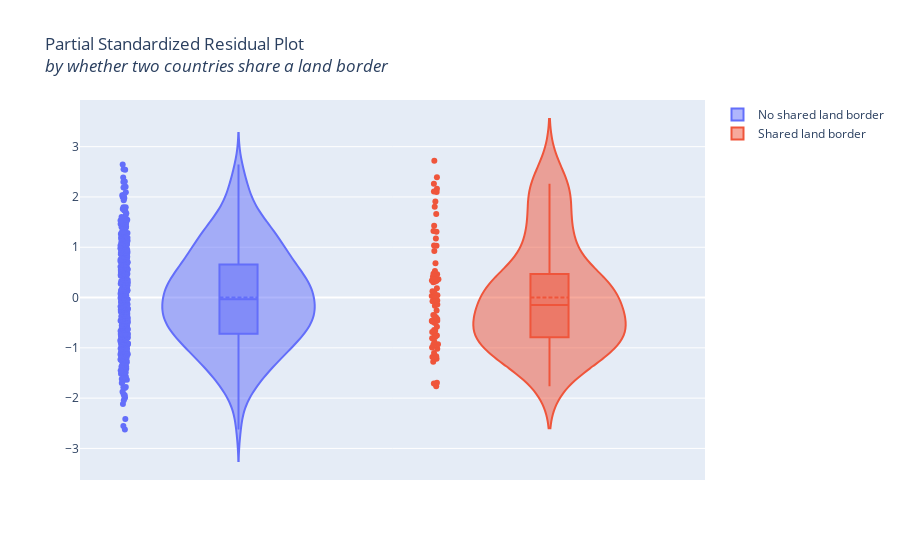

Notebook source saved alongside this figure:
### Code cell
fig = go.Figure()
vals = fit_df['contig'].unique()
for val in vals:
    if val == 0:
        val_name = 'No shared land border'
    else:
        val_name = 'Shared land border'
    fig.add_trace(go.Violin(
        x=fit_df['contig'][fit_df['contig'] == val],
        y=fit_df['sresids'][fit_df['contig'] == val],
        text=list(zip(
            fit_df['country_orig'][fit_df['contig'] == val],
            fit_df['country_dest'][fit_df['contig'] == val]
        )),
        name=val_name))
fig.update_layout(
        title_text=f'Partial Standardized Residual Plot<br><i>by whether two countries share a land border',
        xaxis_visible=False, xaxis_showticklabels=False
    )
fig.update_traces(
    meanline_visible=True,
    box_visible=True,
    points='all', # show all points
    jitter=0.05, # add some jitter on points for better visibility
    hoverinfo="text" # don't show values, only text labels on hover
)
fig.show()

### Figure 1 — Plotly figure (JSON) as saved in the notebook; plotly's stock layout.template omitted (floating-point values rounded to 4 significant figures; data arrays with more than 128 entries replaced by an {"elided": "..."} marker saying what was removed)
{"data": [{"box": {"visible": true}, "hoverinfo": "text", "jitter": 0.05, "meanline": {"visible": true}, "name": "No shared land border", "points": "all", "text": {"elided": "419 str values"}, "type": "violin", "x": {"elided": "419 int values"}, "y": {"elided": "419 float values"}}, {"box": {"visible": true}, "hoverinfo": "text", "jitter": 0.05, "meanline": {"visible": true}, "name": "Shared land border", "points": "all", "text": ["('Austria', 'Czech Republic')", "('Austria', 'Hungary')", "('Austria', 'Slovakia')", "('Austria', 'Slovenia')", "('Austria', 'Switzerland')", "('Belgium', 'France')", "('Belgium', 'Germany')", "('Belgium', 'Luxembourg')", "('Belgium', 'Netherlands')", "('Bulgaria', 'Greece')", "('Bulgaria', 'Romania')", "('Croatia', 'Hungary')", "('Croatia', 'Slovenia')", "('Czech Republic', 'Austria')", "('Czech Republic', 'Germany')", "('Czech Republic', 'Poland')", "('Czech Republic', 'Slovakia')", "('Estonia', 'Latvia')", "('Finland', 'Norway')", "('Finland', 'Sweden')", "('France', 'Belgium')", "('France', 'Germany')", "('France', 'Italy')", "('France', 'Luxembourg')", "('France', 'Spain')", "('France', 'Switzerland')", "('Germany', 'Austria')", "('Germany', 'Belgium')", "('Germany', 'Czech Republic')", "('Germany', 'Denmark')", "('Germany', 'France')", "('Germany', 'Luxembourg')", "('Germany', 'Netherlands')", "('Germany', 'Poland')", "('Germany', 'Switzerland')", "('Greece', 'Bulgaria')", "('Hungary', 'Austria')", "('Hungary', 'Croatia')", "('Hungary', 'Romania')", "('Hungary', 'Slovakia')", "('Hungary', 'Slovenia')", "('Ireland', 'United Kingdom')", "('Italy', 'Austria')", "('Italy', 'France')", "('Italy', 'Slovenia')", "('Italy', 'Switzerland')", "('Latvia', 'Estonia')", "('Latvia', 'Lithuania')", "('Lithuania', 'Latvia')", "('Luxembourg', 'Belgium')", "('Luxembourg', 'France')", "('Netherlands', 'Belgium')", "('Netherlands', 'Germany')", "('Norway', 'Finland')", "('Norway', 'Sweden')", "('Poland', 'Czech Republic')", "('Poland', 'Germany')", "('Poland', 'Lithuania')", "('Poland', 'Slovakia')", "('Portugal', 'Spain')", "('Romania', 'Bulgaria')", "('Romania', 'Hungary')", "('Slovakia', 'Austria')", "('Slovakia', 'Czech Republic')", "('Slovakia', 'Hungary')", "('Slovenia', 'Austria')", "('Slovenia', 'Croatia')", "('Spain', 'France')", "('Spain', 'Portugal')", "('Sweden', 'Finland')", "('Sweden', 'Norway')", "('Switzerland', 'Austria')", "('Switzerland', 'France')", "('Switzerland', 'Germany')", "('Switzerland', 'Italy')", "('United Kingdom', 'Ireland')"], "type": "violin", "x": [1, 1, 1, 1, 1, 1, 1, 1, 1, 1, 1, 1, 1, 1, 1, 1, 1, 1, 1, 1, 1, 1, 1, 1, 1, 1, 1, 1, 1, 1, 1, 1, 1, 1, 1, 1, 1, 1, 1, 1, 1, 1, 1, 1, 1, 1, 1, 1, 1, 1, 1, 1, 1, 1, 1, 1, 1, 1, 1, 1, 1, 1, 1, 1, 1, 1, 1, 1, 1, 1, 1, 1, 1, 1, 1, 1], "y": [-1.201, -0.0596, -0.2592, -1.181, 0.01628, -1.167, -0.7555, 2.1, -1.196, -0.4267, -1.696, -0.704, 1.037, 1.307, -0.4616, -0.7482, 1.911, -0.03834, 0.09617, -0.1387, -0.4654, -0.07431, -0.786, 2.394, 0.1864, 2.111, 1.03, -1.018, -1.215, -0.8843, -0.9278, 1.662, -0.9914, -0.8088, 1.175, 0.3388, 2.263, -0.7958, -1.707, 0.04335, -0.4835, -1.185, 0.9235, 0.04248, -0.6589, 2.718, 1.425, 0.3037, 0.3177, -0.5076, -0.9403, -0.4628, -0.3929, -1.277, -1.217, 0.3625, 0.124, -1.765, -0.5807, 0.4647, -1.103, 0.4149, 1.806, 2.165, 0.6825, 1.323, 0.3724, -0.6857, 0.53, -0.3455, 0.3326, 0.02821, -0.6473, -0.3557, -0.1608, 0.4725]}], "layout": {"title": {"text": "Partial Standardized Residual Plot<br><i>by whether two countries share a land border"}, "xaxis": {"showticklabels": false, "visible": false}}}
